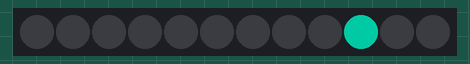
Simulated run of this sketch. Board: ESP8266 (NodeMCU). Shown: 12 RGB LEDs in strip order, left to right. Dim RGB values are drawn brighter than linear; WiFi joins after 1.5 s; servers stay silent unless stated; what the sketch prints to the serial monitor is not drawn.

Above: at 1.9 s.
At 6.1 s:
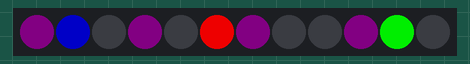
At 12.1 s:
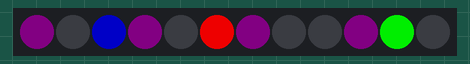
At 16.1 s:
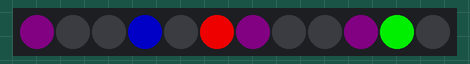
At 26.1 s:
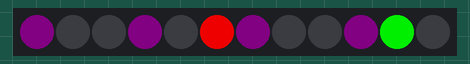
At 38.1 s:
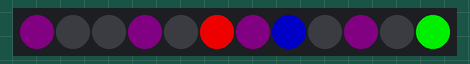

Measured:
- what the display in image 0 shows lasts 4.2 s, from 1.8 s to 6.0 s
- what the display in image 1 shows lasts 6.0 s, from 6.0 s to 12.0 s
- what the display in image 2 shows lasts 4.0 s, from 12.0 s to 16.0 s

The sketch:

clock.ino
```cpp
// NeoPixelBus by Makuna
#pragma GCC diagnostic push
#pragma GCC diagnostic ignored "-Wunused-parameter"
#pragma GCC diagnostic ignored "-Wignored-qualifiers"

#include <time.h>
#include <ESP8266WiFi.h>

#pragma GCC diagnostic pop

#include "udp.h"
#include "display.h"
#include "dst.h"

#define DEBUG false

const char *ssid = ""; //  your network SSID (name)
const char *pass = ""; // your network password

// Unix time starts on Jan 1 1970. In seconds, that's 2208988800:
const unsigned long NTP_TIMESTAMP_DIFF = 2208988800UL;

const unsigned long NTP_WAIT = 0;
const unsigned long NTP_WIFI_TIMEOUT = 1;
const unsigned long NTP_RESP_TIMEOUT = 2;

const unsigned long UPDATE_INTERVAL_NTP = (1000 * 60 * 60 * 12);
const int UPDATE_INTERVAL_NTP_STATUS = 500;
const int UPDATE_INTERVAL_DISPLAY = 2000;

union epoch_union {
  time_t tm;
  unsigned long n;
} ntp_epoch;

unsigned long time_start = 0;


unsigned long callNTP()
{
  const uint8_t max_retry = 15;
  enum State
  {
    none,
    wait_packet
  };
  static State state = none;
  static uint8_t wifi_retry_counter = 0;
  static uint8_t ntp_retry_counter = 0;

  #if DEBUG
    Serial.print("wifi status: ");
    Serial.println(WiFi.isConnected() ? "connected" : "disconnected");
  #endif

  if (!WiFi.isConnected())
  {
     #if DEBUG
      Serial.print("wifi retry: ");
      Serial.println(wifi_retry_counter);
    #endif

    WiFi.begin(ssid, pass);
    wifi_retry_counter++;

    return wifi_retry_counter > max_retry ? NTP_WIFI_TIMEOUT : NTP_WAIT;
  }

  wifi_retry_counter = 0;

  if (state != wait_packet)
  {
    //WiFi.hostByName(ntpServerName, timeServerIP);
    sendNTPpacket();
    state = wait_packet;
    ntp_retry_counter = 0;
    return NTP_WAIT;
  }

  if (state == wait_packet)
  {
    int cb = udp_parse();
    if (!cb)
    {
      ntp_retry_counter++;

      if (ntp_retry_counter > max_retry)
      {
        state = none;
        return NTP_RESP_TIMEOUT;
      }

      return NTP_WAIT;
    }
  }

  state = none;

  return udp_read_time();
}

#if DEBUG
void dump_time(struct tm *tm)
{

  Serial.print(tm->tm_hour);
  Serial.print(":");
  Serial.print(tm->tm_min);
  Serial.print(":");
  Serial.println(tm->tm_sec);
}
#else
#define dump_time (void)
#endif

void setup()
{
  Serial.begin(115200);
  Serial.println("begin setup");

  display_init();

  WiFi.enableSTA(true);
  WiFi.setAutoConnect(true);
  WiFi.setAutoReconnect(true);

#if DEBUG
  Serial.print("Connecting to ");
  Serial.println(ssid);
#endif

  WiFi.begin(ssid, pass);

  while (!WiFi.isConnected())
  {
    spin();
    delay(200);
  }

#if DEBUG
  Serial.println("WiFi connected");
  Serial.println("IP address: ");
  Serial.println(WiFi.localIP());
#endif

  upd_init();

  // get time
  unsigned long ntp = 0;
  while (ntp < NTP_TIMESTAMP_DIFF)
  {
    ntp = callNTP();
    spin();
    delay(200);
  }

  time_start = millis() / 1000;
  ntp_epoch.n = ntp - NTP_TIMESTAMP_DIFF;
}

void loop()
{
  static bool ntp_in_progress = false;
  unsigned long local_time = millis();

  /*
  static bool err = false;
  static bool on_off = false;

  if (err && local_time % 500 == 0)
  {
    if (on_off)
    {
      display_time(current_hour);
    }
    else
    {
      display_clean();
    }

    on_off = !on_off;
  }*/

  if (local_time % UPDATE_INTERVAL_DISPLAY == 0) // every 2 seconds
  {
    epoch_union tx_time;
    tx_time.n = ntp_epoch.n + (local_time / 1000) - time_start;

    struct tm *tm = gmtime(&tx_time.tm);
    int y = tm->tm_year + 1900;
    int m = tm->tm_mon + 1;
    int d = tm->tm_mday;

    int offset = adjustDstEurope(y, m, d);
    tx_time.n += offset;
    tm = gmtime(&tx_time.tm);

    render_time(tm->tm_hour, tm->tm_min, tm->tm_sec);
    display_time(tm->tm_hour);
    dump_time(tm);
  }

  if (local_time < time_start || local_time % UPDATE_INTERVAL_NTP == 0)
  {
    callNTP();
    ntp_in_progress = true;
#ifdef DEBUG
    Serial.println("call ntp start");
#endif
  }

  if (ntp_in_progress && local_time % UPDATE_INTERVAL_NTP_STATUS)
  {
    unsigned long ntp = callNTP();
    if (ntp == NTP_WIFI_TIMEOUT || ntp == NTP_RESP_TIMEOUT)
    {
      //err = true;
      #if DEBUG
        Serial.print("ntp err: ");
        Serial.println(err);
      #endif
    }
    else if (ntp > NTP_TIMESTAMP_DIFF)
    {
      ntp_epoch.n = ntp - NTP_TIMESTAMP_DIFF;
      time_start = millis() / 1000;
      ntp_in_progress = false;
      //err = false;
      #if DEBUG
        Serial.println("ntp updated");
      #endif
    }
  }
}
```

display.cpp
```cpp
#pragma GCC diagnostic push
#pragma GCC diagnostic ignored "-Wunused-parameter"
#pragma GCC diagnostic ignored "-Wignored-qualifiers"

#include <NeoPixelBrightnessBus.h>

#pragma GCC diagnostic pop

const uint16_t PixelCount = 12;
const uint8_t PixelPin = 14; // ignored

const uint8_t pixMap[] = {6, 7, 8, 9, 10, 11, 0, 1, 2, 3, 4, 5};
const uint8_t brightness[] = {25, 20, 20, 20, 20, 50, 60, 70, 80, 90, 200, 200, 200, 200, 200, 200, 180, 150, 140, 130, 100, 100, 80, 40, 0};
const uint8_t static_pts[] = {3, 6, 9, 0};

const uint8_t colorSaturation = 255; // saturation of color constants
const RgbColor hh_color(colorSaturation, 0, 0);
const RgbColor mm_color(0, colorSaturation, 0);
const RgbColor hh_mm_color(colorSaturation, colorSaturation, 0);
const RgbColor ss_color(0, 0, colorSaturation / 2);
const RgbColor static_color(8, 0, 8);

const RgbColor black(0, 0, 0);
const RgbColor spin_color(0, 105, 85);

NeoPixelBrightnessBus<NeoGrbFeature, Neo800KbpsMethod> strip(PixelCount, PixelPin);

const uint8_t PIXELS = 12;
const RgbColor *display[PIXELS];

void display_init()
{
  strip.Begin();
  strip.Show();
}

void spin()
{
  static int led_no = 0;

  if (led_no > 0)
  {
    strip.SetPixelColor(led_no - 1, black);
  }

  strip.SetPixelColor(led_no, spin_color);
  strip.Show();
  led_no++;
  led_no %= PixelCount;
}

void render_time(int h, int m, int s)
{

  uint8_t px;

  h %= 12;
  m /= 5;
  s /= 5;

  for (uint8_t i = 0; i < PIXELS; i++)
  {
    display[i] = &black;
  }

  for (uint8_t i = 0; i < sizeof(static_pts); i++)
  {
    uint8_t pt = static_pts[i];
    px = pixMap[pt];
    display[px] = &static_color;
  }

  px = pixMap[s];
  display[px] = &ss_color;

  px = pixMap[h];
  display[px] = &hh_color;

  px = pixMap[m];
  display[px] = (h == m) ? &hh_mm_color : &mm_color;
}

void display_time(int h)
{
  uint8_t br = brightness[h];
  for (uint8_t i = 0; i < PIXELS; i++)
  {
    strip.SetPixelColor(i, *display[i]);
  }

  strip.SetBrightness(br);
  strip.Show();
}

void display_clean()
{
  for (uint8_t i = 0; i < PIXELS; i++)
  {
    strip.SetPixelColor(i, black);
  }

  strip.Show();
}
```

display.h
```cpp
#ifndef __DISPLAY__H__
#define __DISPLAY__H__

void display_init();
void display_clean();
void display_time(int h);
void render_time(int h, int m, int s);
void spin();

#endif
```

dst.cpp
```cpp
#include "dst.h"

const int BEGIN_DST_MONTH = 3;
const int END_DST_MONTH = 10;

int adjustDstEurope(int year, int month, int day)
{
  // last sunday of march
  int beginDSTDate = (31 - (5 * year / 4 + 4) % 7);
  //last sunday of october
  int endDSTDate = (31 - (5 * year / 4 + 1) % 7);
  //Serial.println(endDSTDate);
  // DST is valid as:
  if (((month > BEGIN_DST_MONTH) && (month < END_DST_MONTH)) ||
      ((month == BEGIN_DST_MONTH) && (day >= beginDSTDate)) ||
      ((month == END_DST_MONTH) && (day <= endDSTDate)))
  {
    return 7200; // DST europe = utc +2 hour
  }

  return 3600; // nonDST europe = utc +1 hour
}
```

dst.h
```cpp
#ifndef __DST__H__
#define __DST__H__

int adjustDstEurope(int year, int month, int day);

#endif
```

udp.cpp
```cpp
#include <ESP8266WiFi.h>
#include <WiFiUdp.h>
#include <Arduino.h>

#include "udp.h"

#define DEBUG false

const unsigned int localPort = 2390;      // local port to listen for UDP packets
IPAddress timeServerIP; // time.nist.gov NTP server address
const char* ntpServerName = "pool.ntp.org";

const int NTP_PACKET_SIZE = 48; // NTP time stamp is in the first 48 bytes of the message

uint8_t packetBuffer[NTP_PACKET_SIZE]; //buffer to hold incoming and outgoing packets

// A UDP instance to let us send and receive packets over UDP
WiFiUDP udp;

void upd_init()
{
    udp.begin(localPort);

  #if DEBUG
    Serial.print("Local port: ");
    Serial.println(udp.localPort());
  #endif
}

int udp_parse()
{
    return udp.parsePacket();
}

unsigned long udp_read_time()
{
    udp.read(packetBuffer, NTP_PACKET_SIZE);

  //the timestamp starts at byte 40 of the received packet and is four bytes,
  // or two words, long. First, esxtract the two words:

  unsigned long highWord = word(packetBuffer[40], packetBuffer[41]);
  unsigned long lowWord = word(packetBuffer[42], packetBuffer[43]);
  // combine the four bytes (two words) into a long integer
  // this is NTP time (seconds since Jan 1 1900):
  return highWord << 16 | lowWord;
}

// send an NTP request to the time server at the given address
void sendNTPpacket()
{
  WiFi.hostByName(ntpServerName, timeServerIP);

  #if DEBUG
    Serial.println("sending NTP packet...");
  #endif

  // set all bytes in the buffer to 0
  memset(packetBuffer, 0, NTP_PACKET_SIZE);
  // Initialize values needed to form NTP request
  // (see URL above for details on the packets)
  packetBuffer[0] = 0b11100011;   // LI, Version, Mode
  packetBuffer[1] = 0;     // Stratum, or type of clock
  packetBuffer[2] = 6;     // Polling Interval
  packetBuffer[3] = 0xEC;  // Peer Clock Precision
  // 8 bytes of zero for Root Delay & Root Dispersion
  packetBuffer[12]  = 49;
  packetBuffer[13]  = 0x4E;
  packetBuffer[14]  = 49;
  packetBuffer[15]  = 52;

  // all NTP fields have been given values, now
  // you can send a packet requesting a timestamp:
  udp.beginPacket(timeServerIP, 123); //NTP requests are to port 123
  udp.write(packetBuffer, NTP_PACKET_SIZE);
  udp.endPacket();
}
```

udp.h
```cpp
#ifndef __UDP__H__
#define __UDP__H__

void upd_init();
void sendNTPpacket();
int udp_parse();
unsigned long udp_read_time();

#endif
```
